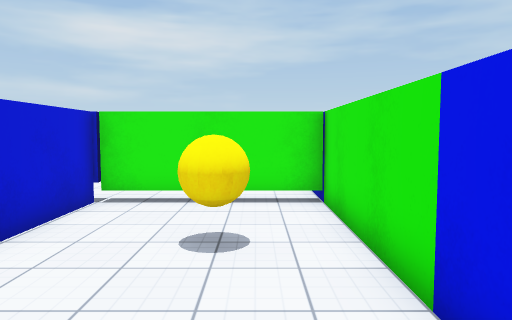
view 1 (above)

22 first-person views from a walk through a scene from a Unity 3-D project. The camera is 1.5 m above the floor, tilts 4° down and sees 70° across. Doors are open. The floor is counted in squares, 1 m on a side. Each view is taken from the middle of a square. On the plan, view 1 faces up. The plan holds only what a view shows up to about 16 squares ahead; the rest is blank. The place goes on beyond the plan. Surface patterns are stand-ins for the level's own textures.

view 2
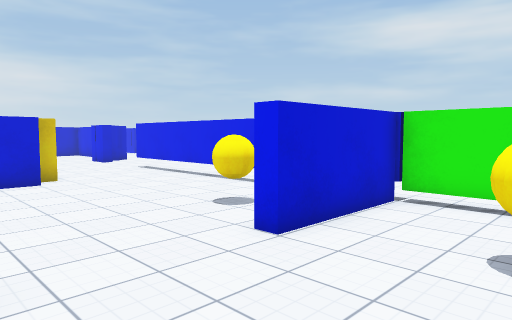

view 3
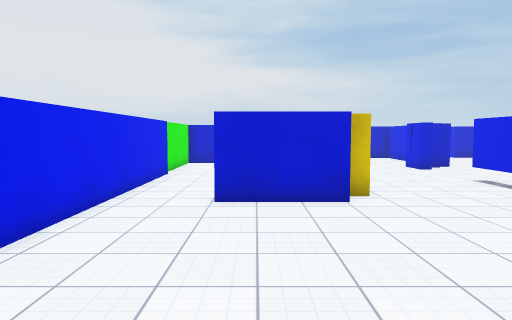

view 4
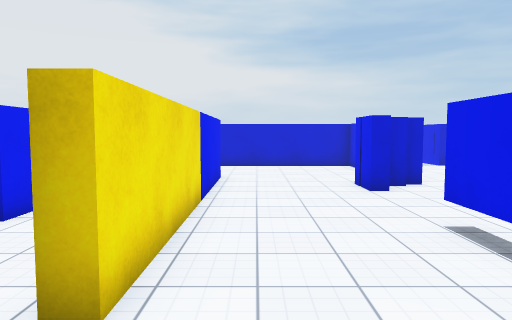

view 5
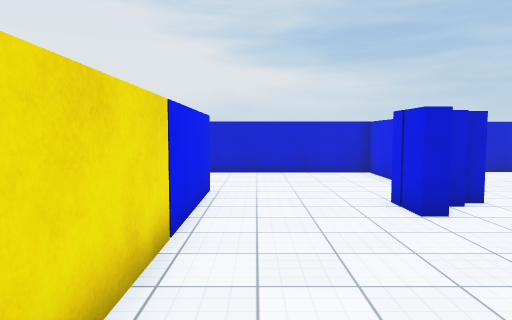

view 6
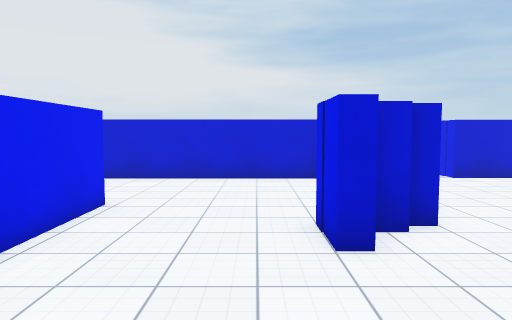

view 7
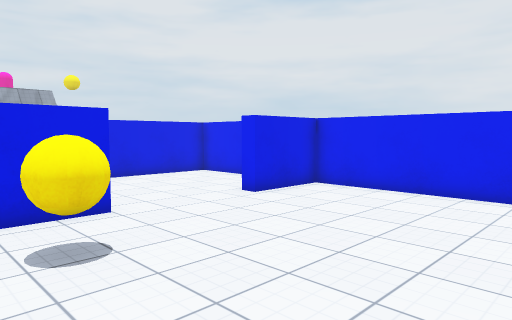

view 8
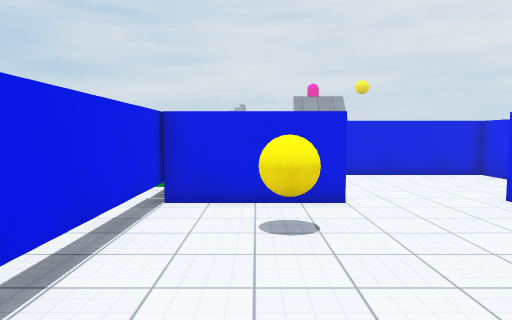

view 9
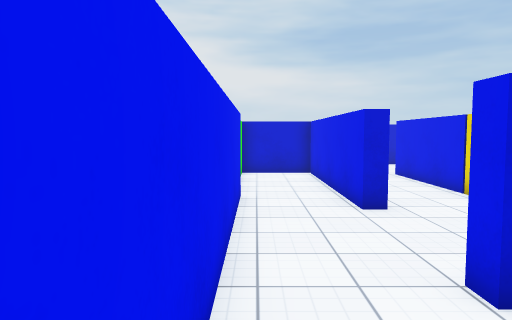

view 10
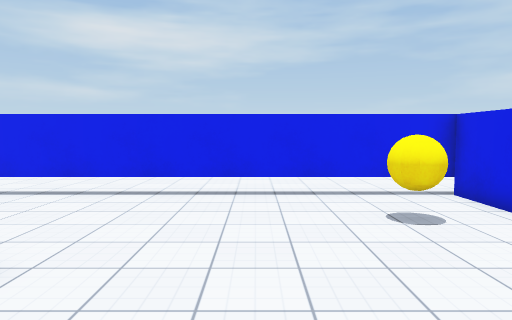

view 11
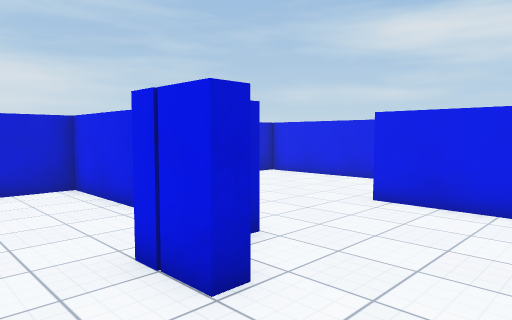

view 12
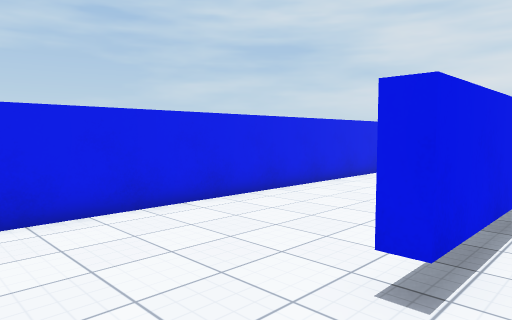

view 13
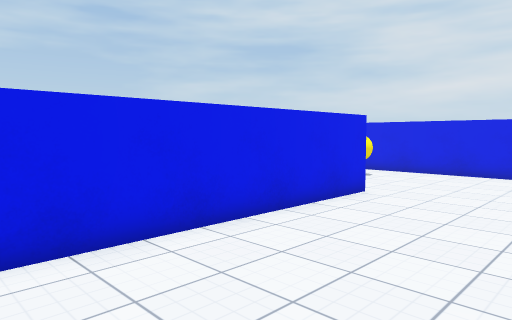

view 14
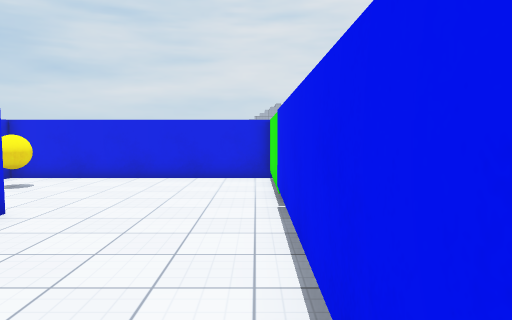

view 15
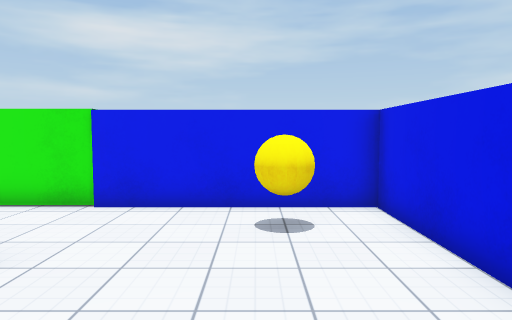

view 16
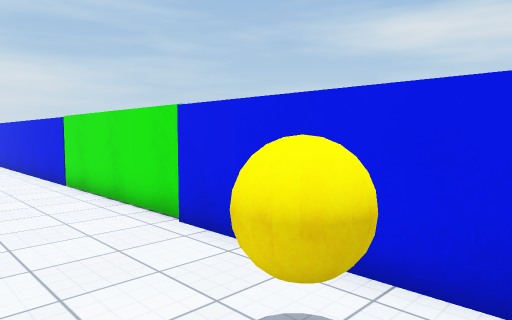

view 17
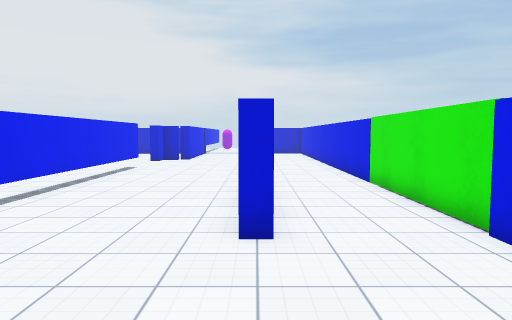

view 18
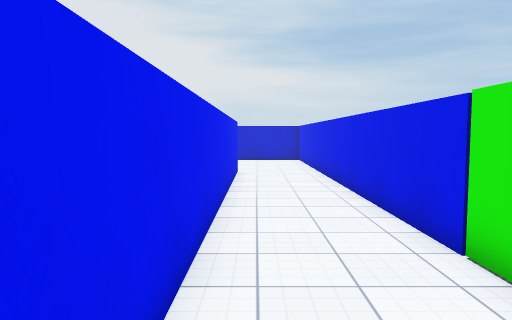

view 19
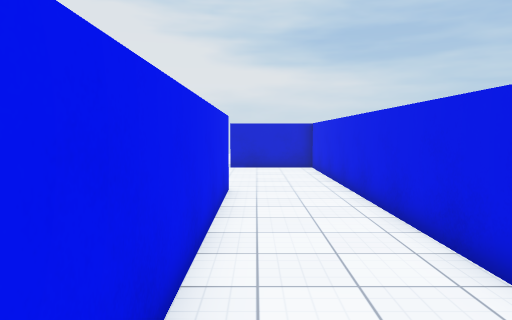

view 20
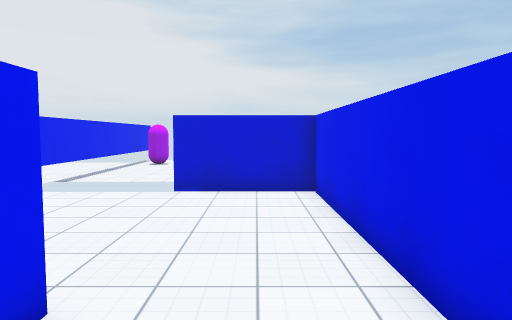

view 21
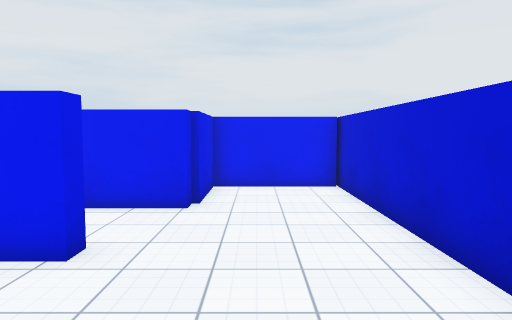

view 22
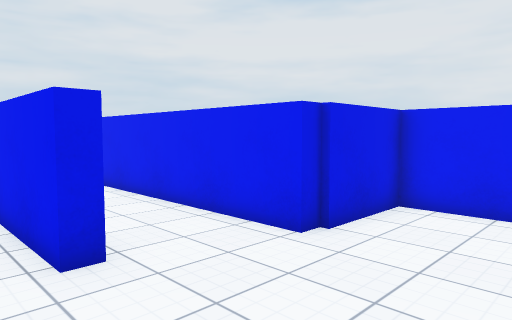

### Floor plan
Key: @ floor where view 1 was taken; # wall or solid block; x gap in a wall; . floor; D open door; T thing the floor can be seen under or through; B yellow ball.
Columns run from 28 left of view 1 to 2 right of it. Each row starts with its distance up from view 1.
 18 ###############################
 17 #.......................D.....#
 16 #.......................D..BB.#
 15 #.......................D.....#
 14 #......#################D.....#
 13  ......D......................#
 12  ......D......................#
 11  ......D......................#
 10 #####  D......................#
  9 #......#......................#
  8 #......##DDDDTTTTTTTTTTTTTTTT##
  7 #.......................T.....#
  6 #.....................B.#.....#
  5 #.....................B.#..BB.#
  4 #DDDDD##########..............#
  3 #DDDDD#####    ##.............#
  2 #...............#.............#
  1 #....#######....#.............#
  0 #...########....D.......#...@.#
 -1 #...##..........D.......# ....#
 -2 #...##..........D.......#  ...#
 -3 ######  ##x##############  ####

Where each view was taken, in squares from view 1:
view 1: 0 up, 0 right, facing up
view 2: 0 up, 0 right, facing up-left
view 3: 1 up, 4 left, facing left
view 4: 5 up, 10 left, facing left
view 5: 5 up, 13 left, facing left
view 6: 7 up, 15 left, facing left
view 7: 7 up, 11 left, facing down-right
view 8: 6 up, 12 left, facing right
view 9: 2 down, 9 left, facing left
view 10: 1 down, 9 left, facing up
view 11: 6 up, 17 left, facing up-left
view 12: 7 up, 19 left, facing up-right
view 13: 9 up, 13 left, facing up-right
view 14: 9 up, 11 left, facing right
view 15: 10 up, 1 left, facing up
view 16: 14 up, 1 right, facing up-left
view 17: 14 up, 1 right, facing left
view 18: 15 up, 6 left, facing left
view 19: 15 up, 11 left, facing left
view 20: 16 up, 18 left, facing left
view 21: 8 up, 25 left, facing down
view 22: 5 up, 27 left, facing down-right
